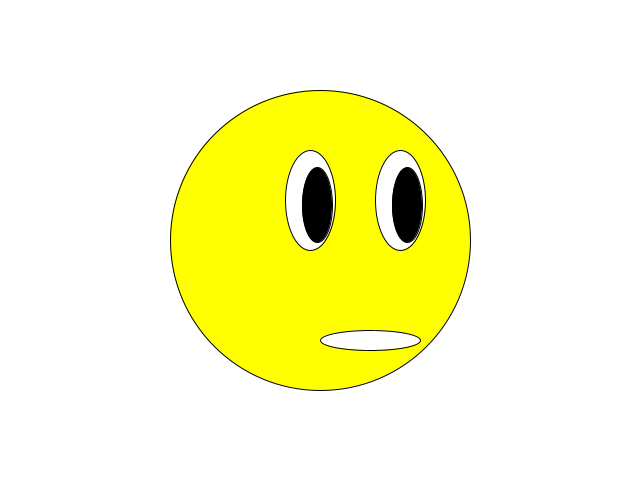
Frame 1 (no input)
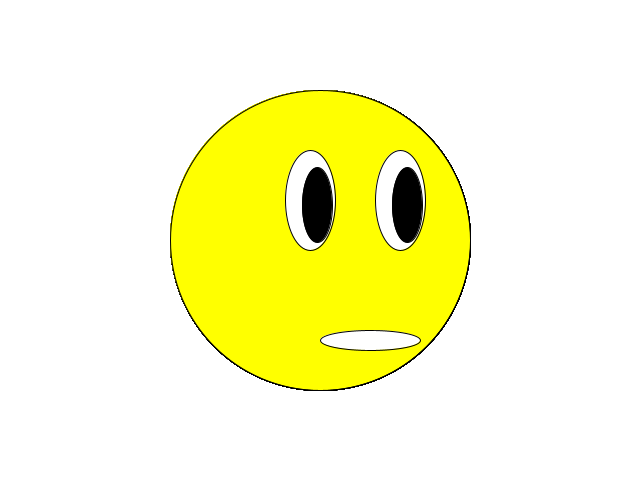
Frame 60 (the mouse pressed at the canvas centre just before this capture)
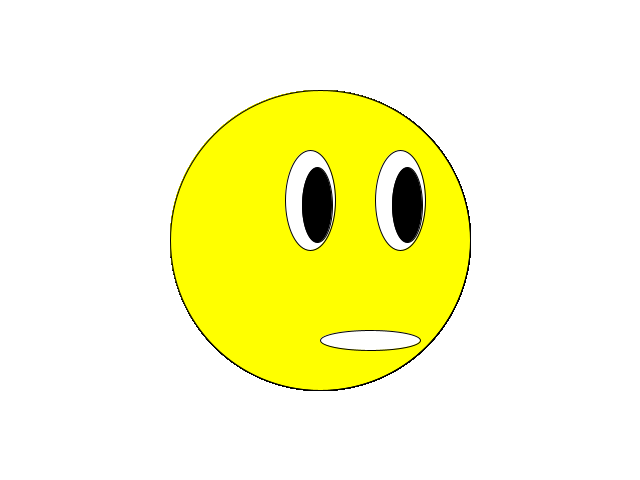
Frame 120 (the mouse held since frame 60 and released just before this capture)

The Processing sketch that drew these frames (run headless with seeded random() and noise(); from frame 60 on, the mouse is pressed at the canvas centre):

// Processing sketch: sketch_130227b
// ── sketch_130227b.pde
void setup(){
  size(640,480);
  background(255,255,255);
}
void draw(){
   fill(255,255,0);
   ellipse(320,240,300,300);
   fill(255,255,255);
   ellipse(300+10,200,50,100);
   ellipse(370,340,100,20);
   ellipse(390+10,200,50,100);
   fill(0,0,0);
   ellipse(300+17,200+5,30,75);
   ellipse(390+17,200+5,30,75);
}
